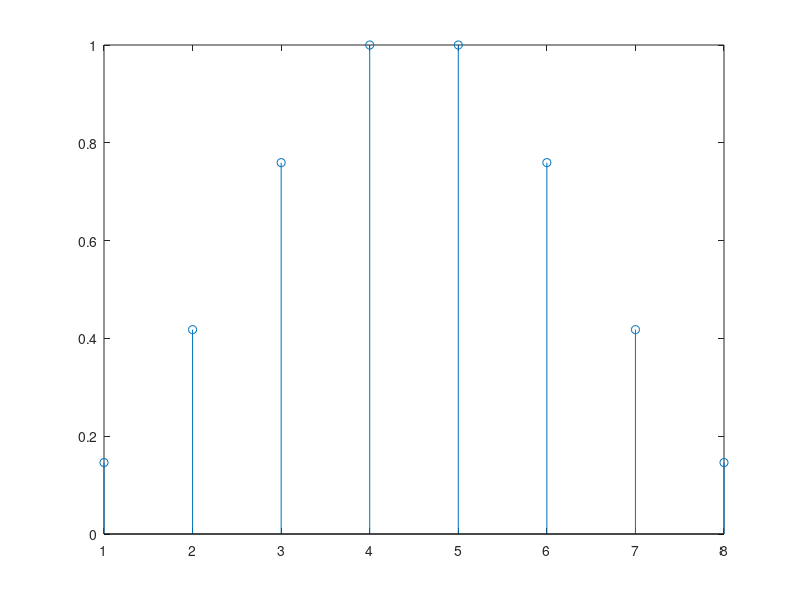

Write MATLAB code to recreate this figure. (Note: this script raises an error after producing the figure.)
% Parameters
    N = 8;                  
    f = 15e9;               
    c = 3e8;                
    lambda = c / f;         
    d = lambda / 2;         
    k0 = 2*pi / lambda;
    
    theta0 = 0;
    phi0 = 0;
    
    %Coordinatos
    theta = linspace(eps, pi, 361);
    phi = linspace(eps, 2*pi, 361);
    
    [TH,PH] = meshgrid(theta,phi);
    
    %Chebychev window
    coeff = chebwin(N,40);
    stem(coeff)
    
    %Wavenumbers
    kx_0 = k0*sin(theta0).*cos(phi0);
    ky_0 = k0*sin(theta0).*sin(phi0);
    kx = k0*sin(TH).*cos(PH);
    ky = k0*sin(TH).*sin(PH);
    
    AF_uniform = zeros(size(TH));
    AF = zeros(size(TH));
    
    for n = 0:N-1
        AF = AF + coeff(n+1) * exp(1j*n*d*(ky-ky_0));
    end
    
    for n = 0:N-1
        AF_uniform = AF_uniform + exp(1j*n*d*(ky-ky_0));
    end
    
    %Converting
    TH_deg = rad2deg(TH); 
    PH_deg = rad2deg(PH);
    
    %Plotting
    AF_mag_dB = 20*log10(abs(AF));
    AF_mag_dB = AF_mag_dB - max(AF_mag_dB(:)); 
    patternCustom(AF_mag_dB(:),TH_deg(:),PH_deg(:))
    
    AF_uniform_mag_dB = 20*log10(abs(AF_uniform));
    AF_uniform_mag_dB = AF_uniform_mag_dB - max(AF_uniform_mag_dB(:));  
    patternCustom(AF_uniform_mag_dB(:),TH_deg(:),PH_deg(:))
    % clim([-30 0]);
    
    % patternCustom(AF_mag_dB(:),TH_deg(:),PH_deg(:),CoordinateSystem="rectangular", Slice="phi", SliceValue=rad2deg(phi()));
    % hold on
    % patternCustom(AF_uniform_mag_dB(:),TH_deg(:),PH_deg(:),CoordinateSystem="rectangular", Slice="phi", SliceValue=rad2deg(eps));
    % hold off
    
    %Compute Directivity
    
    %Weighted
    U = abs(AF).^2;
    Umax = max(U(:)); 
    Prad = trapz(phi, trapz(theta, U.*sin(TH), 2));
    D = 4*pi*Umax/Prad;
    D_dB = 10*log10(abs(D));
    fprintf('Directivity weighted (dB): %.3f dB\n', D_dB);
    
    %Uniform
    U_uniform = abs(AF_uniform).^2;
    Umax_uniform = max(U_uniform(:));
    Prad_uniform = trapz(phi, trapz(theta, U_uniform.*sin(TH), 2));
    D_uniform = 4*pi*Umax_uniform/Prad_uniform;
    D_uniform_dB = 10*log10(abs(D_uniform));
    fprintf('Directivity uniform (dB): %.3f dB\n', D_uniform_dB); 